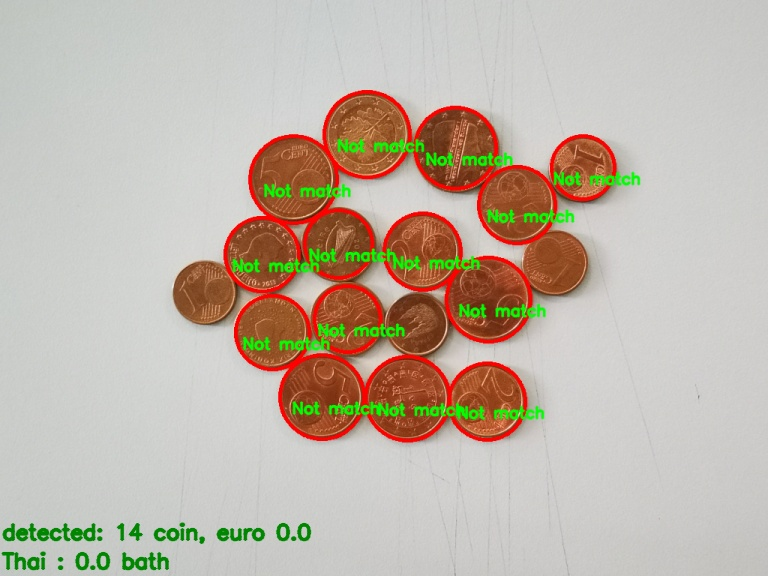
#> input picture detech.jpg, 768 x 576 px; its folder holds only this picture in this run
$ python -i GUI.py   (imports and definitions only)   (older library calls are emulated)
#> lines starting #> are read from the running program, lines starting #| are printed output that depends on the picture
from tkinter import *
from PIL import Image,ImageTk
from tkinter import filedialog
import mahotas as mh
import math
import numpy as np
import argparse
import glob
import cv2
import pickle
import requests
from sklearn.neural_network import MLPClassifier
from sklearn.model_selection import train_test_split
from sklearn.externals import joblib

page1 = None
page2 = None
# [9 lines not run here, left out]


# [62 lines left out: functions bank_window, coin_window, selectimage1, selectimage2, not called in this run]


#*************************Buttonmenu*************************

# [1 line that did not run here, left out]
# [1 line not run here, left out]

# [1 line that did not run here, left out]
# [1 line not run here, left out]

# [1 line that did not run here, left out]
# [1 line not run here, left out]

#************************************************************


class Enum(tuple): __getattr__ = tuple.index


Material = Enum(('Five','Ten','Twenty','Fifty','Onehundred','Twohundred','Fivehundred'))
 # กำหนดชนิดของคลาสที่จะใช้เทรน
# [1 line that did not run here, left out]


# [12 lines left out: function predictMaterialBanknote, not called in this run]

def caculateRtoCoint(rate):
    if rate <= 42:
    	return	"1 cent",1
    elif rate <= 47 and rate >= 43:
    	return	"2 cent",2
    elif rate >= 48 and rate <= 50:
    	return	"10 cent",10
    elif rate <= 53 and rate >= 51:
    	return	"5 cent",5
    elif rate >= 54 and rate <= 56:
    	return	"20 cent",20
    elif rate >= 58 and rate <= 61:
    	return	"50 cent",50
    elif rate <= 58 and rate >= 57:
    	return "1 euro",100
    elif rate >= 62 and rate <= 65:
    	return	"2 euro",200
    return None,0


def CoinDetech(path):
#> called with path = 'detech.jpg'
    total = 0
    image = cv2.imread(path)
#> image is the input picture: shape (576, 768, 3); mean B, G, R 168, 180.9, 192.5
    d = 1024 / image.shape[1]
#> d = 1.33
    dim = (1024, int(image.shape[0] * d))
#> dim = (1024, 768)
    image = cv2.resize(image, dim, interpolation=cv2.INTER_AREA)
#> image: shape (768, 1024, 3)
    output = image.copy()
    # thresh1 = cv2.threshold(image,127,255,cv2.THRESH_BINARY)
    # cv2.imshow("gray",)
    gray = cv2.cvtColor(image, cv2.COLOR_BGR2GRAY)
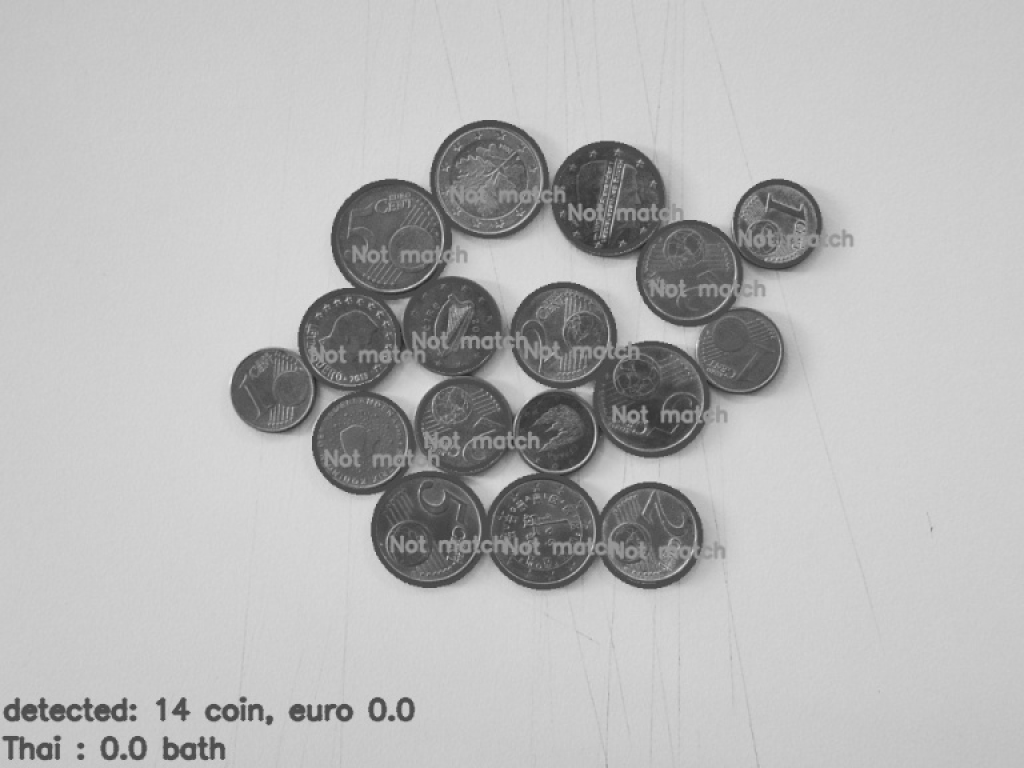
#> gray: shape (768, 1024); min 36, max 234, mean 182.8
    # cv2.imshow("gray",gray)
    clahe = cv2.createCLAHE(clipLimit=2.0, tileGridSize=(8, 8))
    gray = clahe.apply(gray)
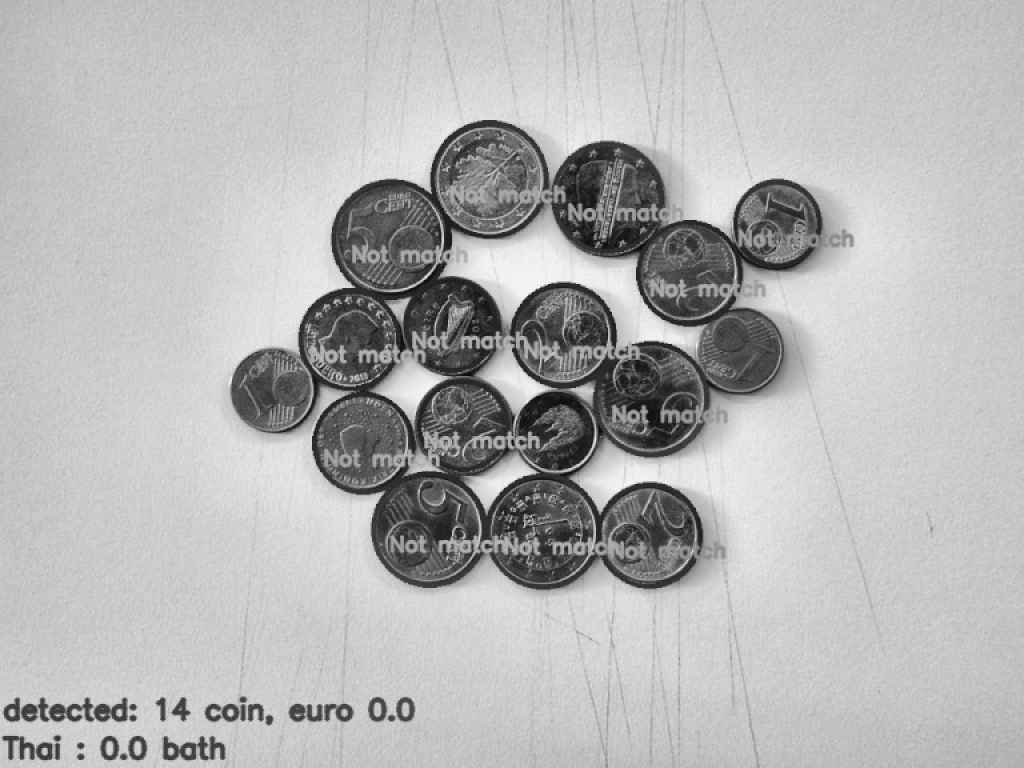
#> gray: shape (768, 1024); min 11, max 247, mean 180.7
    blur = cv2.GaussianBlur(gray, (7, 7), 0)

    circles	= cv2.HoughCircles(blur,cv2.HOUGH_GRADIENT, dp=2.0, minDist=93,param1=200, param2=100, minRadius=1, maxRadius=90)
#> circles = 16 rows, first 8: [391, 239, 60.2], [563, 335, 53.6], [689, 273, 53.6], [489, 179, 60], [607, 199, 57.8], [543, 529, 60.2], [651, 397, 60.2], [459, 419, 88.8]
    circles	= np.uint16(np.around(circles))
#> circles = 16 rows, first 8: [391, 239, 60], [563, 335, 54], [689, 273, 54], [489, 179, 60], [607, 199, 58], [543, 529, 60], [651, 397, 60], [459, 419, 89]

    for	(x,y,r) in circles[0,:]:
        results,_numeric = caculateRtoCoint(r)
        total = total + int(_numeric)
        #	draw	the	outer	circle
        cv2.circle(image,(x,y),r,(0,255,0),2)
        #	draw	the	center	of	the	circle
        cv2.putText(image,"",(x,y), cv2.FONT_HERSHEY_PLAIN,1.5, (0, 255, 0),thickness=2,lineType=cv2.LINE_AA)
        cv2.putText(image,"{}".format(results),(int(x-(r/2)),y), cv2.FONT_HERSHEY_PLAIN,1.5, (0, 255, 0),thickness=2,lineType=cv2.LINE_AA)
#> this loop made 16 passes
#> (x, y, r, results, total) on passes 1, 2, 3, 4, 5, 6, 7, 9, 10, 11, 12, 13: (391, 239, 60, '50 cent', 50), (563, 335, 54, '20 cent', 70), (689, 273, 54, '20 cent', 90), (489, 179, 60, '50 cent', 140), (607, 199, 58, '50 cent', 190), (543, 529, 60, '50 cent', 240), (651, 397, 60, '50 cent', 290), (347, 337, 49, '10 cent', 300), (649, 533, 51, '5 cent', 305), (363, 441, 45, '2 cent', 307), (557, 431, 40, '1 cent', 308), (431, 529, 51, '5 cent', 313)
#> (x, y, r, total) on pass 8: (459, 419, 89, 290)
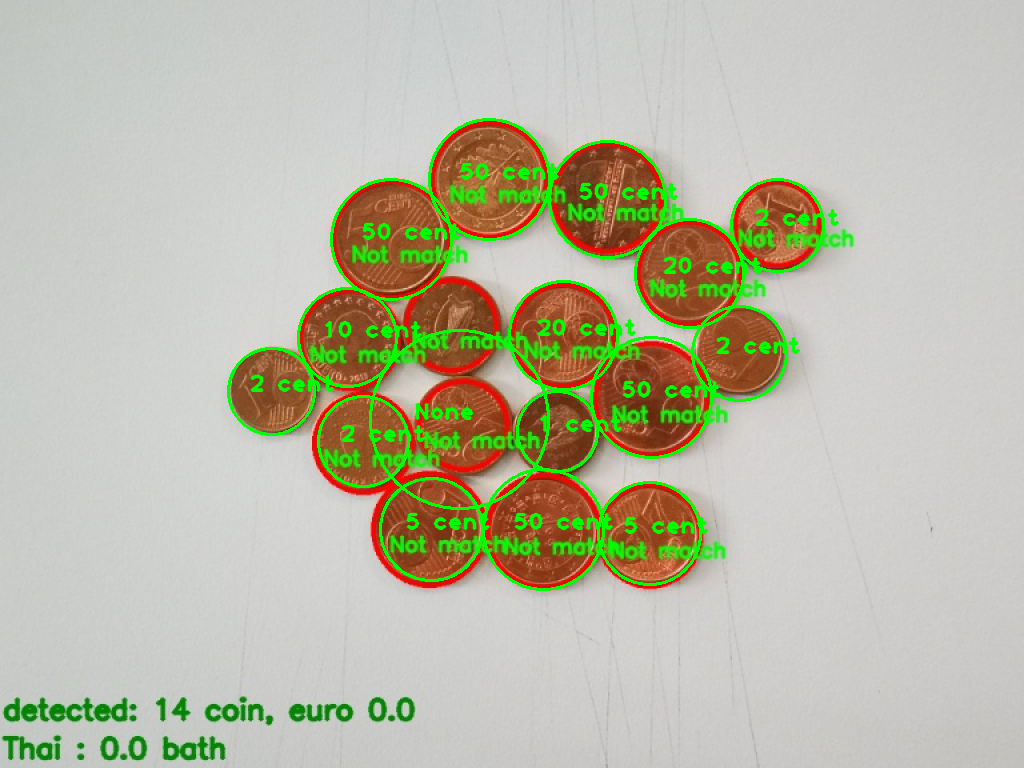
#> image: shape (768, 1024, 3); mean B, G, R 166, 185.9, 187.1
#> after the loop, total = 319
    return image,total/100

# [1 line not run here, left out]

>>> result = CoinDetech('detech.jpg')
